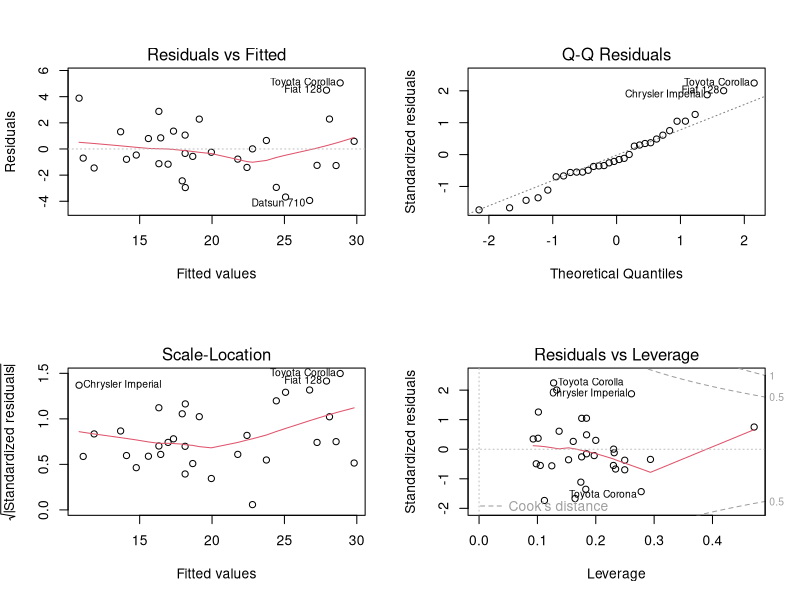
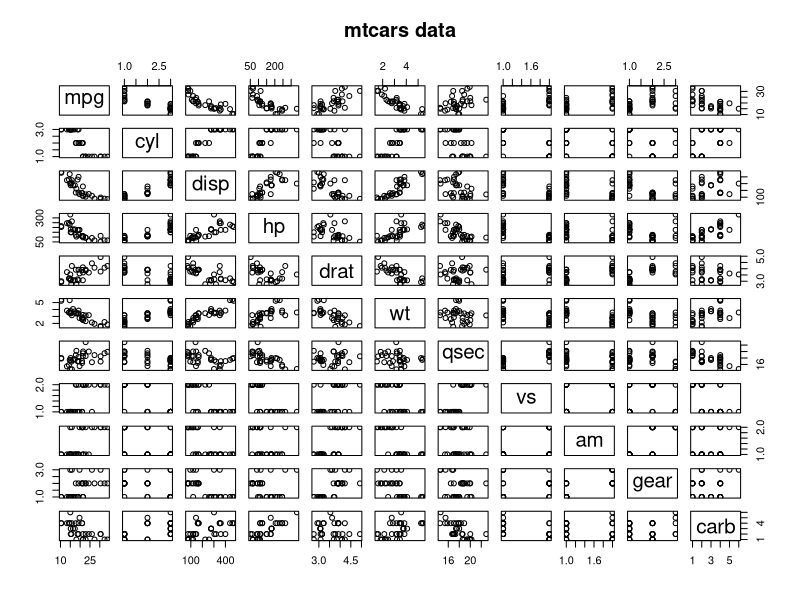
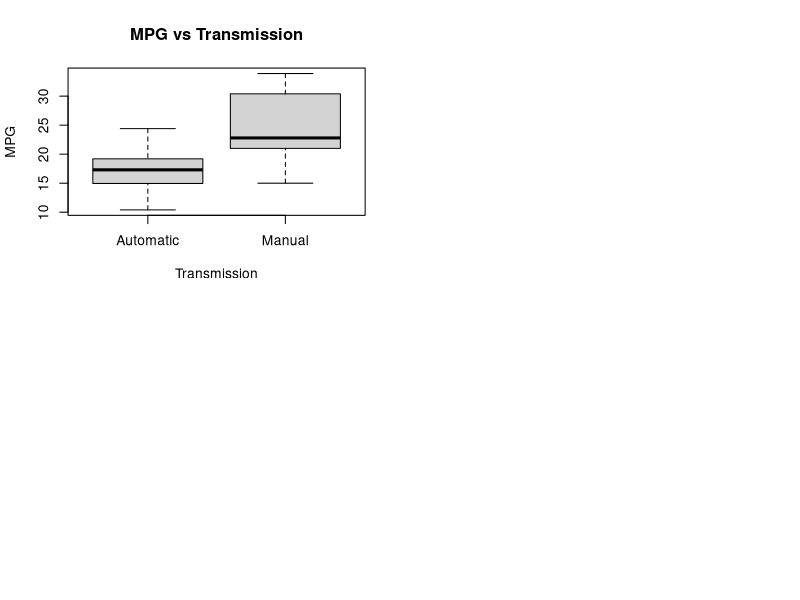

Generate these figures, in order, with R:
## ---- chunk 1
library(car)
library(knitr)
library(Hmisc)
data(mtcars)
## ---- chunk 2
str(mtcars)
## ---- chunk 3
mtcars$cyl <- factor(mtcars$cyl)
mtcars$vs <- factor(mtcars$vs)
mtcars$am <- factor(mtcars$am, labels = c("Automatic", "Manual"))
mtcars$gear <- factor(mtcars$gear)
mtcars$carb <- factor(mtcars$carb)
## ---- chunk 4
# simple model using transmission only
fit1 <- lm(mpg ~ am, data = mtcars)
fit1coef <- coef(summary(fit1))[2,1]
fit1p <- coef(summary(fit1))[2,4]

# model using all data as predictors
fit2 = lm(mpg ~ ., data = mtcars)


# stepwise AIC algorithm
fit3 <- step(lm(mpg ~ ., data = mtcars), trace = 0)
model <- as.character(fit3$call)[2]

# compare to just using am
comp <- anova(fit1, fit3)
ttest <- t.test(mpg ~ am, data=mtcars)
## ---- chunk 5
par(mfrow=c(2, 2))
plot(fit3)
## ---- chunk 6
pairs(mtcars, main = "mtcars data")
## ---- chunk 7
boxplot(mpg ~ am, data = mtcars,
        xlab = "Transmission", 
        ylab = "MPG",
        main = "MPG vs Transmission",
        names = c("Automatic", "Manual"))
## ---- chunk 8
# simple model using transmission only
fit1 <- lm(mpg ~ am, data = mtcars)
summary(fit1)[4]
## ---- chunk 9
# model using all data as predictors
fit2 = lm(mpg ~ ., data = mtcars)
summary(fit2)[4]
vif(fit2)
## ---- chunk 10
# stepwise AIC algorithm
fit3 <- step(lm(mpg ~ ., data = mtcars), trace = 0)
summary(fit3)[4]
vif(fit3)

## ---- chunk 11
# compare to just using am
ttest
